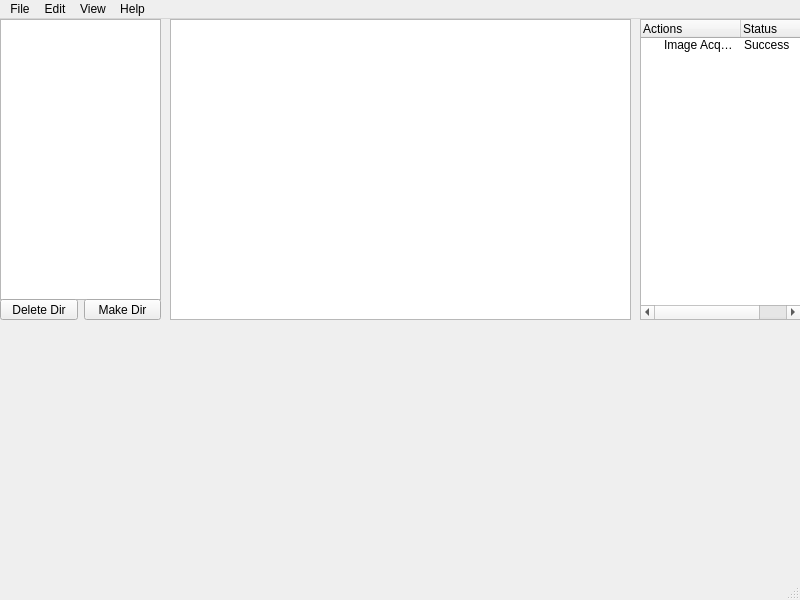
<?xml version="1.0" encoding="UTF-8"?>
<ui version="4.0">
 <class>MainWindow</class>
 <widget class="QMainWindow" name="MainWindow">
  <property name="geometry">
   <rect>
    <x>0</x>
    <y>0</y>
    <width>800</width>
    <height>600</height>
   </rect>
  </property>
  <property name="windowTitle">
   <string>CADVision</string>
  </property>
  <widget class="QWidget" name="centralwidget">
   <widget class="QTreeWidget" name="treeWidget">
    <property name="geometry">
     <rect>
      <x>640</x>
      <y>0</y>
      <width>161</width>
      <height>301</height>
     </rect>
    </property>
    <column>
     <property name="text">
      <string>Actions</string>
     </property>
    </column>
    <column>
     <property name="text">
      <string>Status</string>
     </property>
    </column>
    <column>
     <property name="text">
      <string/>
     </property>
    </column>
    <item>
     <property name="text">
      <string>Image Acquisition</string>
     </property>
     <property name="text">
      <string>Success</string>
     </property>
    </item>
   </widget>
   <widget class="QTreeView" name="treeView">
    <property name="geometry">
     <rect>
      <x>0</x>
      <y>0</y>
      <width>161</width>
      <height>281</height>
     </rect>
    </property>
   </widget>
   <widget class="QTextEdit" name="textEdit">
    <property name="geometry">
     <rect>
      <x>170</x>
      <y>0</y>
      <width>461</width>
      <height>301</height>
     </rect>
    </property>
   </widget>
   <widget class="QWidget" name="">
    <property name="geometry">
     <rect>
      <x>0</x>
      <y>280</y>
      <width>161</width>
      <height>21</height>
     </rect>
    </property>
    <layout class="QHBoxLayout" name="horizontalLayout">
     <item>
      <widget class="QPushButton" name="pushButton">
       <property name="text">
        <string>Delete Dir</string>
       </property>
      </widget>
     </item>
     <item>
      <widget class="QPushButton" name="pushButton_2">
       <property name="text">
        <string>Make Dir</string>
       </property>
      </widget>
     </item>
    </layout>
   </widget>
  </widget>
  <widget class="QMenuBar" name="menubar">
   <property name="geometry">
    <rect>
     <x>0</x>
     <y>0</y>
     <width>800</width>
     <height>21</height>
    </rect>
   </property>
   <widget class="QMenu" name="menuFile">
    <property name="title">
     <string>File</string>
    </property>
    <addaction name="actionNew"/>
    <addaction name="actionOpen"/>
    <addaction name="separator"/>
    <addaction name="actionSave"/>
    <addaction name="actionSave_as"/>
    <addaction name="actionClose"/>
   </widget>
   <widget class="QMenu" name="menuEdit">
    <property name="title">
     <string>Edit</string>
    </property>
    <addaction name="actionCopy"/>
    <addaction name="actionCut"/>
    <addaction name="actionPaste"/>
    <addaction name="actionUndo"/>
    <addaction name="actionRedo"/>
    <addaction name="actionDelete"/>
   </widget>
   <widget class="QMenu" name="menuView">
    <property name="title">
     <string>View</string>
    </property>
    <addaction name="actionZoom_in"/>
    <addaction name="actionZoom_out"/>
    <addaction name="actionZoom_to_fit"/>
   </widget>
   <widget class="QMenu" name="menuHelp">
    <property name="title">
     <string>Help</string>
    </property>
    <addaction name="actionInfo"/>
   </widget>
   <addaction name="menuFile"/>
   <addaction name="menuEdit"/>
   <addaction name="menuView"/>
   <addaction name="menuHelp"/>
  </widget>
  <widget class="QStatusBar" name="statusbar"/>
  <action name="actionNew">
   <property name="text">
    <string>New</string>
   </property>
  </action>
  <action name="actionOpen">
   <property name="text">
    <string>Open</string>
   </property>
  </action>
  <action name="actionSave">
   <property name="text">
    <string>Save</string>
   </property>
  </action>
  <action name="actionSave_as">
   <property name="text">
    <string>Save as</string>
   </property>
  </action>
  <action name="actionClose">
   <property name="text">
    <string>Close</string>
   </property>
  </action>
  <action name="actionCut">
   <property name="text">
    <string>Cut</string>
   </property>
  </action>
  <action name="actionPaste">
   <property name="text">
    <string>Paste</string>
   </property>
  </action>
  <action name="actionUndo">
   <property name="text">
    <string>Undo</string>
   </property>
  </action>
  <action name="actionRedo">
   <property name="text">
    <string>Redo</string>
   </property>
  </action>
  <action name="actionDelete">
   <property name="text">
    <string>Delete</string>
   </property>
  </action>
  <action name="actionZoom_in">
   <property name="text">
    <string>Zoom in </string>
   </property>
  </action>
  <action name="actionZoom_out">
   <property name="text">
    <string>Zoom out</string>
   </property>
  </action>
  <action name="actionZoom_to_fit">
   <property name="text">
    <string>Zoom to fit</string>
   </property>
  </action>
  <action name="actionInfo">
   <property name="text">
    <string>Info</string>
   </property>
  </action>
  <action name="actionCopy">
   <property name="text">
    <string>Copy</string>
   </property>
  </action>
 </widget>
 <resources/>
 <connections/>
</ui>
